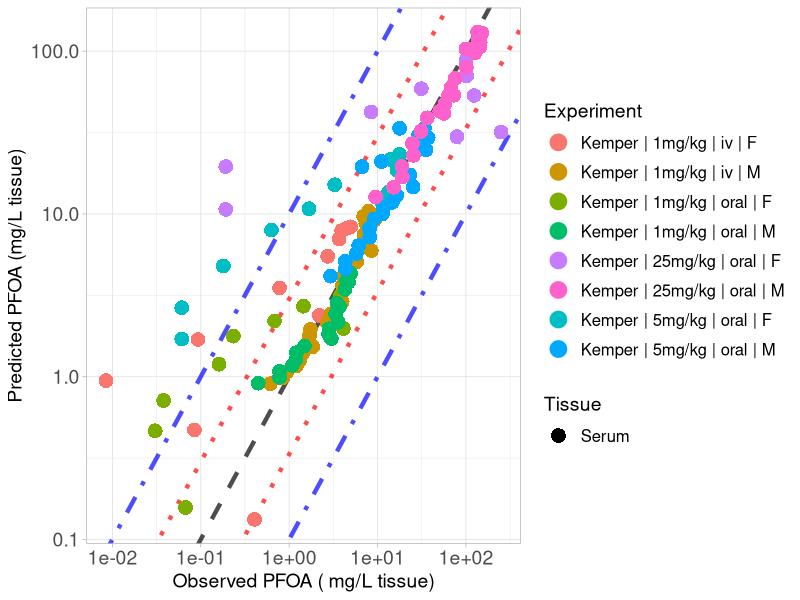

Write R code to recreate this figure.
library(ggplot2)

#setwd("C:/Users/ptsir/Documents/GitHub/PFAS_PBK_models/PFOA inhalation Rat/Validation/Validation_results")
setwd("C:/Users/Ioannis/Documents/GitHub/PFAS_PBK_models/PFOA inhalation Rat/Validation/Validation_Scenario15")

# Load Results 

# 
Kemper_serum_results <- read.csv("Kemper_2003_serum_results.csv", header = T)
Kemper_iv_F_1 <- Kemper_serum_results[Kemper_serum_results$Dose == 1 & Kemper_serum_results$Type == "iv" &
                               Kemper_serum_results$sex == "F", ]
Kemper_iv_F_1$Experiment <- "Kemper | 1mg/kg | iv | F"

Kemper_oral_F_1 <- Kemper_serum_results[Kemper_serum_results$Dose == 1 & Kemper_serum_results$Type == "oral" &
                                 Kemper_serum_results$sex == "F", ]
Kemper_oral_F_1$Experiment <- "Kemper | 1mg/kg | oral | F"

Kemper_oral_F_5 <- Kemper_serum_results[Kemper_serum_results$Dose == 5 & Kemper_serum_results$Type == "oral" &
                                 Kemper_serum_results$sex == "F", ]
Kemper_oral_F_5$Experiment <- "Kemper | 5mg/kg | oral | F"
Kemper_oral_F_25 <- Kemper_serum_results[Kemper_serum_results$Dose == 25 & Kemper_serum_results$Type == "oral" &
                                  Kemper_serum_results$sex == "F", ]
Kemper_oral_F_25$Experiment <- "Kemper | 25mg/kg | oral | F"

Kemper_iv_M_1 <- Kemper_serum_results[Kemper_serum_results$Dose == 1 & Kemper_serum_results$Type == "iv" &
                               Kemper_serum_results$sex == "M", ]
Kemper_iv_M_1$Experiment <- "Kemper | 1mg/kg | iv | M"

Kemper_oral_M_1 <- Kemper_serum_results[Kemper_serum_results$Dose == 1 & Kemper_serum_results$Type == "oral" &
                                 Kemper_serum_results$sex == "M", ]
Kemper_oral_M_1$Experiment <- "Kemper | 1mg/kg | oral | M"

Kemper_oral_M_5 <- Kemper_serum_results[Kemper_serum_results$Dose == 5 & Kemper_serum_results$Type == "oral" &
                                 Kemper_serum_results$sex == "M", ]
Kemper_oral_M_5$Experiment <- "Kemper | 5mg/kg | oral | M"
Kemper_oral_M_25 <- Kemper_serum_results[Kemper_serum_results$Dose == 25 & Kemper_serum_results$Type == "oral" &
                                  Kemper_serum_results$sex == "M", ]
Kemper_oral_M_25$Experiment <- "Kemper | 25mg/kg | oral | M"
# 
# Kudo_high <- Kudo_results[Kudo_results$Dose == 16.560, ] 
# Kudo_high$Experiment <-  "Kudo | 16mg/kg | iv"
# 
# Kim_results <- read.csv("Kim_results.csv", header = T)
# Kim_iv <- Kim_results[Kim_results$Type == "iv",]
# Kim_iv$Experiment <-  "Kim | 1mg/kg | iv"
# 
# Kim_oral <- Kim_results[Kim_results$Type == "oral",]
# Kim_oral$Experiment <-  "Kim | 1mg/kg | oral"


Experiment <- scales::hue_pal()(8)

names(Experiment) <- unique(c( Kemper_iv_F_1$Experiment, Kemper_iv_M_1$Experiment,
                              Kemper_oral_F_1$Experiment,Kemper_oral_M_1$Experiment, Kemper_oral_F_5$Experiment, 
                               
                               Kemper_oral_M_5$Experiment,  Kemper_oral_F_25$Experiment, Kemper_oral_M_25$Experiment))



scatter_plot <- ggplot()+
  geom_abline(intercept = log10(1), slope = 1, linetype = "dashed", color = "black", linewidth = 1.5, alpha = 0.7) +  # Identity line in log10 scale
  geom_abline(intercept = log10(3), slope = 1, linetype = "dotted", color = "red", linewidth = 1.5, alpha = 0.7) +  # +3-fold error line
  geom_abline(intercept = log10(1/3), slope = 1, linetype = "dotted", color = "red", linewidth = 1.5, alpha = 0.7) +  # -3-fold error line
  geom_abline(intercept = log10(10), slope = 1, linetype = "dotdash", color = "blue", linewidth = 1.5, alpha = 0.7) +  # +10-fold error line
  geom_abline(intercept = log10(1/10), slope = 1, linetype = "dotdash", color = "blue", linewidth = 1.5, alpha = 0.7) +  # -10-fold error line
  geom_point(data = Kemper_iv_F_1, aes(x=Observed, y=Predicted, color = Experiment, shape = Tissue), size=4, stroke = 1.5)+
  geom_point(data = Kemper_oral_F_1, aes(x=Observed, y=Predicted, color = Experiment, shape = Tissue), size=4, stroke = 1.5)+
  geom_point(data = Kemper_oral_F_5, aes(x=Observed, y=Predicted, color = Experiment, shape = Tissue), size=4, stroke = 1.5)+
  geom_point(data = Kemper_oral_F_25, aes(x=Observed, y=Predicted, color = Experiment, shape = Tissue), size=4, stroke = 1.5)+
  geom_point(data = Kemper_iv_M_1, aes(x=Observed, y=Predicted, color = Experiment, shape = Tissue), size=4, stroke = 1.5)+
  geom_point(data = Kemper_oral_M_1, aes(x=Observed, y=Predicted, color = Experiment, shape = Tissue), size=4, stroke = 1.5)+
  geom_point(data = Kemper_oral_M_5, aes(x=Observed, y=Predicted, color = Experiment, shape = Tissue), size=4, stroke = 1.5)+
  geom_point(data = Kemper_oral_M_25, aes(x=Observed, y=Predicted, color = Experiment, shape = Tissue), size=4, stroke = 1.5)+
  scale_y_log10()+
  scale_x_log10()+
  scale_color_manual(values = Experiment)+
  theme(legend.spacing.y = unit(1, 'cm')) +
  guides(fill = guide_legend(byrow = TRUE))+
  theme_light()+
  labs(y = "Predicted PFOA (mg/L tissue)",
       x = "Observed PFOA ( mg/L tissue)")+
  theme(plot.title = element_text(hjust = 0.5),
        legend.key.size = unit(0.75, 'cm'),  
        legend.title = element_text(size=14),
        legend.text = element_text(size=12,  hjust = 0),
        axis.text = element_text(size = 14),
        axis.title = element_text(size = 14),
        )

#print(scatter_plot)

ggsave("validation_plot_PFOA_serum.png", scatter_plot, width = 11, height = 7, units = "in", dpi = 300)


